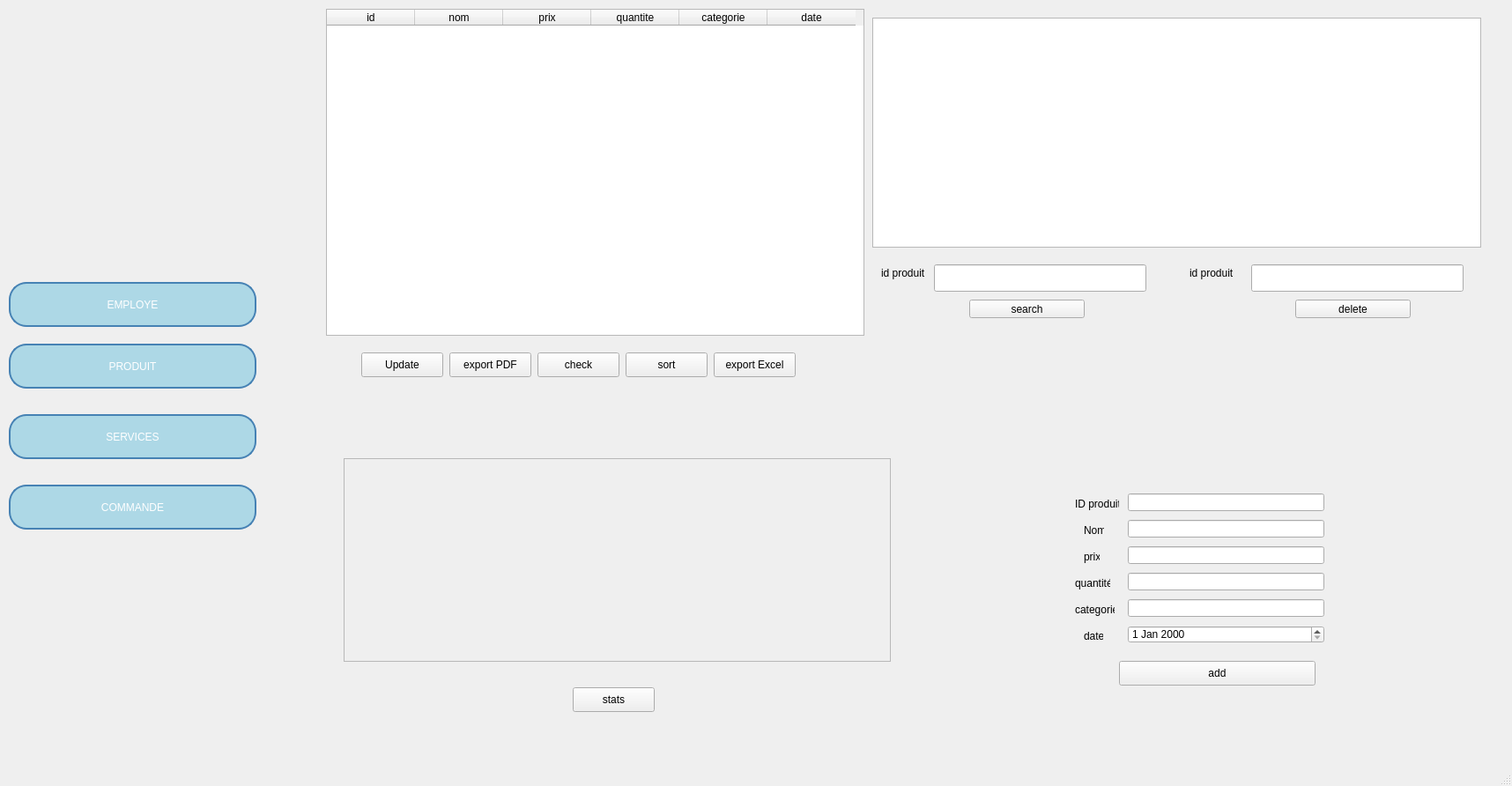
<?xml version="1.0" encoding="UTF-8"?>
<ui version="4.0">
 <class>MainWindow2</class>
 <widget class="QMainWindow" name="MainWindow2">
  <property name="geometry">
   <rect>
    <x>0</x>
    <y>0</y>
    <width>1716</width>
    <height>892</height>
   </rect>
  </property>
  <property name="windowTitle">
   <string>MainWindow</string>
  </property>
  <widget class="QWidget" name="centralwidget">
   <widget class="QLabel" name="label">
    <property name="geometry">
     <rect>
      <x>10</x>
      <y>0</y>
      <width>1731</width>
      <height>851</height>
     </rect>
    </property>
    <property name="text">
     <string>&lt;html&gt;&lt;head/&gt;&lt;body&gt;&lt;p&gt;&lt;img src=&quot;:/img/backgroundIMG/Untitled design (2).png&quot;/&gt;&lt;/p&gt;&lt;/body&gt;&lt;/html&gt;</string>
    </property>
   </widget>
   <widget class="QPushButton" name="updateButton">
    <property name="geometry">
     <rect>
      <x>410</x>
      <y>400</y>
      <width>93</width>
      <height>28</height>
     </rect>
    </property>
    <property name="text">
     <string>Update</string>
    </property>
   </widget>
   <widget class="QPushButton" name="exporterButton">
    <property name="geometry">
     <rect>
      <x>510</x>
      <y>400</y>
      <width>93</width>
      <height>28</height>
     </rect>
    </property>
    <property name="text">
     <string>export PDF</string>
    </property>
   </widget>
   <widget class="QTableWidget" name="tableWidget">
    <property name="geometry">
     <rect>
      <x>370</x>
      <y>10</y>
      <width>611</width>
      <height>371</height>
     </rect>
    </property>
    <column>
     <property name="text">
      <string>id</string>
     </property>
    </column>
    <column>
     <property name="text">
      <string>nom</string>
     </property>
    </column>
    <column>
     <property name="text">
      <string>prix</string>
     </property>
    </column>
    <column>
     <property name="text">
      <string>quantite</string>
     </property>
    </column>
    <column>
     <property name="text">
      <string>categorie</string>
     </property>
    </column>
    <column>
     <property name="text">
      <string>date</string>
     </property>
    </column>
   </widget>
   <widget class="QPushButton" name="sortByIdButton">
    <property name="geometry">
     <rect>
      <x>710</x>
      <y>400</y>
      <width>93</width>
      <height>28</height>
     </rect>
    </property>
    <property name="text">
     <string>sort</string>
    </property>
   </widget>
   <widget class="QPushButton" name="pushButton_navigate">
    <property name="geometry">
     <rect>
      <x>10</x>
      <y>390</y>
      <width>281</width>
      <height>51</height>
     </rect>
    </property>
    <property name="styleSheet">
     <string notr="true">QPushButton {
    background-color: rgb(173, 216, 230); /* Bleu clair */
    color: rgb(255, 255, 255);  /* Texte blanc */
    border: 2px solid rgb(70, 130, 180); /* Bordure bleu foncé */
    border-radius: 20px; 
    padding: 10px; 
    transition: background-color 0.3s, color 0.3s, border 0.3s;
}

QPushButton:hover {
    background-color: rgb(240, 248, 255); /* Bleu très clair (presque blanc) pour le survol */
    color: black;  /* Texte noir lors du survol */
    border: 4px solid rgb(70, 130, 180); /* Bordure bleu foncé sur survol */
    outline: none; 
}</string>
    </property>
    <property name="text">
     <string>PRODUIT</string>
    </property>
   </widget>
   <widget class="QPushButton" name="checkStockButton">
    <property name="geometry">
     <rect>
      <x>610</x>
      <y>400</y>
      <width>93</width>
      <height>28</height>
     </rect>
    </property>
    <property name="text">
     <string>check</string>
    </property>
   </widget>
   <widget class="QPushButton" name="pushButton_back">
    <property name="geometry">
     <rect>
      <x>10</x>
      <y>320</y>
      <width>281</width>
      <height>51</height>
     </rect>
    </property>
    <property name="styleSheet">
     <string notr="true">QPushButton {
    background-color: rgb(173, 216, 230); /* Bleu clair */
    color: rgb(255, 255, 255);  /* Texte blanc */
    border: 2px solid rgb(70, 130, 180); /* Bordure bleu foncé */
    border-radius: 20px; 
    padding: 10px; 
    transition: background-color 0.3s, color 0.3s, border 0.3s;
}

QPushButton:hover {
    background-color: rgb(240, 248, 255); /* Bleu très clair (presque blanc) pour le survol */
    color: black;  /* Texte noir lors du survol */
    border: 4px solid rgb(70, 130, 180); /* Bordure bleu foncé sur survol */
    outline: none; 
}</string>
    </property>
    <property name="text">
     <string>EMPLOYE</string>
    </property>
   </widget>
   <widget class="QPushButton" name="exportToCSVButton">
    <property name="geometry">
     <rect>
      <x>810</x>
      <y>400</y>
      <width>93</width>
      <height>28</height>
     </rect>
    </property>
    <property name="text">
     <string>export Excel</string>
    </property>
   </widget>
   <widget class="QLineEdit" name="quantiteLineEdit">
    <property name="geometry">
     <rect>
      <x>1280</x>
      <y>650</y>
      <width>223</width>
      <height>20</height>
     </rect>
    </property>
   </widget>
   <widget class="QLineEdit" name="categorieLineEdit">
    <property name="geometry">
     <rect>
      <x>1280</x>
      <y>680</y>
      <width>223</width>
      <height>20</height>
     </rect>
    </property>
   </widget>
   <widget class="QPushButton" name="pushButton_ajouter">
    <property name="geometry">
     <rect>
      <x>1270</x>
      <y>750</y>
      <width>223</width>
      <height>28</height>
     </rect>
    </property>
    <property name="text">
     <string>add</string>
    </property>
   </widget>
   <widget class="QLabel" name="quantitLabel">
    <property name="geometry">
     <rect>
      <x>1220</x>
      <y>650</y>
      <width>40</width>
      <height>24</height>
     </rect>
    </property>
    <property name="text">
     <string>quantité</string>
    </property>
   </widget>
   <widget class="QLabel" name="prixLabel">
    <property name="geometry">
     <rect>
      <x>1230</x>
      <y>620</y>
      <width>18</width>
      <height>24</height>
     </rect>
    </property>
    <property name="text">
     <string>prix</string>
    </property>
   </widget>
   <widget class="QLineEdit" name="idLineEdit">
    <property name="geometry">
     <rect>
      <x>1280</x>
      <y>560</y>
      <width>223</width>
      <height>20</height>
     </rect>
    </property>
   </widget>
   <widget class="QLabel" name="iDProduitLabel">
    <property name="geometry">
     <rect>
      <x>1220</x>
      <y>560</y>
      <width>50</width>
      <height>24</height>
     </rect>
    </property>
    <property name="text">
     <string>ID produit</string>
    </property>
   </widget>
   <widget class="QLabel" name="nomLabel">
    <property name="geometry">
     <rect>
      <x>1230</x>
      <y>590</y>
      <width>23</width>
      <height>24</height>
     </rect>
    </property>
    <property name="text">
     <string>Nom</string>
    </property>
   </widget>
   <widget class="QLabel" name="categorieLabel">
    <property name="geometry">
     <rect>
      <x>1220</x>
      <y>680</y>
      <width>45</width>
      <height>24</height>
     </rect>
    </property>
    <property name="text">
     <string>categorie</string>
    </property>
   </widget>
   <widget class="QLabel" name="dateLabel">
    <property name="geometry">
     <rect>
      <x>1230</x>
      <y>710</y>
      <width>22</width>
      <height>24</height>
     </rect>
    </property>
    <property name="text">
     <string>date</string>
    </property>
   </widget>
   <widget class="QDateEdit" name="dateEdit">
    <property name="geometry">
     <rect>
      <x>1280</x>
      <y>710</y>
      <width>223</width>
      <height>20</height>
     </rect>
    </property>
   </widget>
   <widget class="QLineEdit" name="nomLineEdit">
    <property name="geometry">
     <rect>
      <x>1280</x>
      <y>590</y>
      <width>223</width>
      <height>20</height>
     </rect>
    </property>
   </widget>
   <widget class="QLineEdit" name="prixLineEdit">
    <property name="geometry">
     <rect>
      <x>1280</x>
      <y>620</y>
      <width>223</width>
      <height>20</height>
     </rect>
    </property>
   </widget>
   <widget class="QTableView" name="tableView">
    <property name="geometry">
     <rect>
      <x>990</x>
      <y>20</y>
      <width>691</width>
      <height>261</height>
     </rect>
    </property>
   </widget>
   <widget class="QLineEdit" name="searchLineEdit">
    <property name="geometry">
     <rect>
      <x>1060</x>
      <y>300</y>
      <width>241</width>
      <height>31</height>
     </rect>
    </property>
   </widget>
   <widget class="QPushButton" name="pushButton_2">
    <property name="geometry">
     <rect>
      <x>1470</x>
      <y>340</y>
      <width>131</width>
      <height>21</height>
     </rect>
    </property>
    <property name="text">
     <string>delete</string>
    </property>
   </widget>
   <widget class="QLabel" name="label_4">
    <property name="geometry">
     <rect>
      <x>1000</x>
      <y>270</y>
      <width>51</width>
      <height>81</height>
     </rect>
    </property>
    <property name="text">
     <string>&lt;html&gt;&lt;head/&gt;&lt;body&gt;&lt;p&gt;id produit&lt;/p&gt;&lt;/body&gt;&lt;/html&gt;</string>
    </property>
   </widget>
   <widget class="QLineEdit" name="lineEdit">
    <property name="geometry">
     <rect>
      <x>1420</x>
      <y>300</y>
      <width>241</width>
      <height>31</height>
     </rect>
    </property>
   </widget>
   <widget class="QLabel" name="label_3">
    <property name="geometry">
     <rect>
      <x>1350</x>
      <y>270</y>
      <width>51</width>
      <height>81</height>
     </rect>
    </property>
    <property name="text">
     <string>&lt;html&gt;&lt;head/&gt;&lt;body&gt;&lt;p&gt;id produit&lt;/p&gt;&lt;/body&gt;&lt;/html&gt;</string>
    </property>
   </widget>
   <widget class="QPushButton" name="searchButton">
    <property name="geometry">
     <rect>
      <x>1100</x>
      <y>340</y>
      <width>131</width>
      <height>21</height>
     </rect>
    </property>
    <property name="text">
     <string>search</string>
    </property>
   </widget>
   <widget class="QPushButton" name="pushButton_showStats">
    <property name="geometry">
     <rect>
      <x>650</x>
      <y>780</y>
      <width>93</width>
      <height>28</height>
     </rect>
    </property>
    <property name="text">
     <string>stats</string>
    </property>
   </widget>
   <widget class="QFrame" name="frame_chart">
    <property name="geometry">
     <rect>
      <x>390</x>
      <y>520</y>
      <width>621</width>
      <height>231</height>
     </rect>
    </property>
    <property name="frameShape">
     <enum>QFrame::StyledPanel</enum>
    </property>
    <property name="frameShadow">
     <enum>QFrame::Raised</enum>
    </property>
   </widget>
   <widget class="QPushButton" name="servicesButton">
    <property name="geometry">
     <rect>
      <x>10</x>
      <y>470</y>
      <width>281</width>
      <height>51</height>
     </rect>
    </property>
    <property name="styleSheet">
     <string notr="true">QPushButton {
    background-color: rgb(173, 216, 230); /* Bleu clair */
    color: rgb(255, 255, 255);  /* Texte blanc */
    border: 2px solid rgb(70, 130, 180); /* Bordure bleu foncé */
    border-radius: 20px; 
    padding: 10px; 
    transition: background-color 0.3s, color 0.3s, border 0.3s;
}

QPushButton:hover {
    background-color: rgb(240, 248, 255); /* Bleu très clair (presque blanc) pour le survol */
    color: black;  /* Texte noir lors du survol */
    border: 4px solid rgb(70, 130, 180); /* Bordure bleu foncé sur survol */
    outline: none; 
}</string>
    </property>
    <property name="text">
     <string>SERVICES</string>
    </property>
   </widget>
   <widget class="QPushButton" name="pb_commande">
    <property name="geometry">
     <rect>
      <x>10</x>
      <y>550</y>
      <width>281</width>
      <height>51</height>
     </rect>
    </property>
    <property name="styleSheet">
     <string notr="true">QPushButton {
    background-color: rgb(173, 216, 230); /* Bleu clair */
    color: rgb(255, 255, 255);  /* Texte blanc */
    border: 2px solid rgb(70, 130, 180); /* Bordure bleu foncé */
    border-radius: 20px; 
    padding: 10px; 
    transition: background-color 0.3s, color 0.3s, border 0.3s;
}

QPushButton:hover {
    background-color: rgb(240, 248, 255); /* Bleu très clair (presque blanc) pour le survol */
    color: black;  /* Texte noir lors du survol */
    border: 4px solid rgb(70, 130, 180); /* Bordure bleu foncé sur survol */
    outline: none; 
}</string>
    </property>
    <property name="text">
     <string>COMMANDE</string>
    </property>
   </widget>
  </widget>
  <widget class="QMenuBar" name="menubar">
   <property name="geometry">
    <rect>
     <x>0</x>
     <y>0</y>
     <width>1716</width>
     <height>22</height>
    </rect>
   </property>
  </widget>
  <widget class="QStatusBar" name="statusbar"/>
 </widget>
 <resources/>
 <connections/>
</ui>
